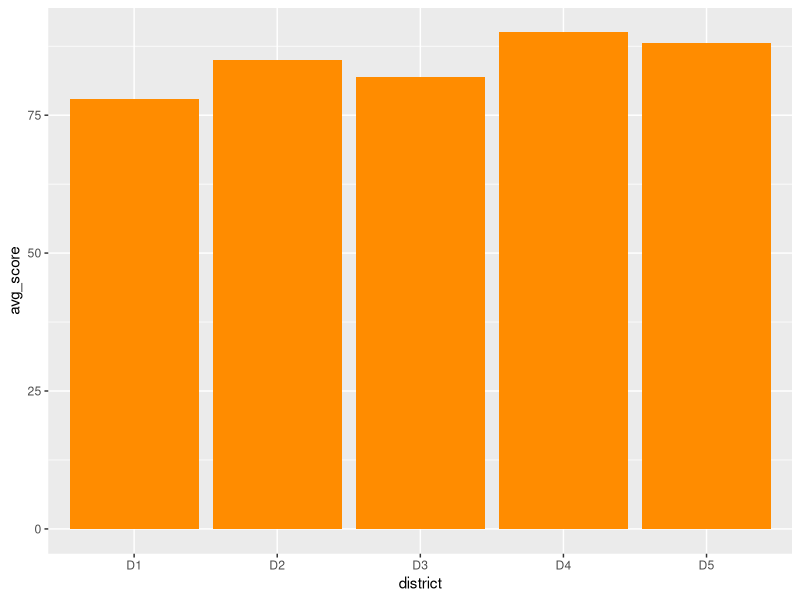

Generate this figure with R:
## ---- chunk 1
library(dplyr)
library(ggplot2)
library(knitr)

df <- read.csv("sample data/report_summary.csv")
kable(df)

ggplot(df, aes(x = district, y = avg_score)) +
  geom_col(fill = "darkorange")
